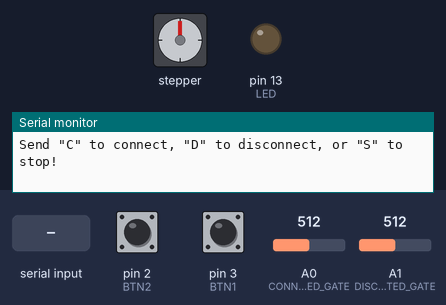
This sketch was run on a simulated Arduino Uno, built with avr-gcc and run on an emulated ATmega328P. Parts: stepper motor, output pins drawn as LEDs (lit = HIGH), the last lines printed to the serial monitor. Wiring (inferred from the names in the program): stepper motor (200 steps per turn assumed): coils pin 4, pin 5, pin 6, pin 7. The inputs (shaded band) are chosen by the test bench; at power-on: pin 2 (BTN2) HIGH, pin 3 (BTN1) HIGH, A0 (CONNECTED_GATE) = 512, A1 (DISCONNECTED_GATE) = 512. Pins used as bus, display or sensor lines are not drawn.

Above: at 1.2 s.
1.3 s: pin 2 (BTN2) pulled LOW for 0.15 s
At 1.97 s:
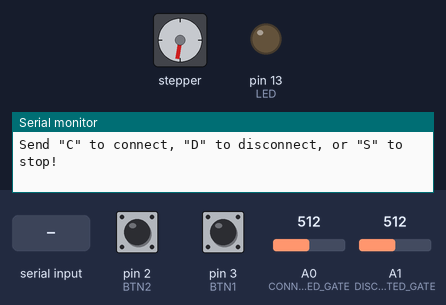
4.4 s: pin 3 (BTN1) pulled LOW for 3.2 s
At 4.83 s:
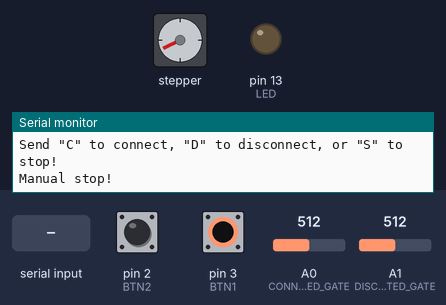
9.1 s: "C" received over Serial
At 9.27 s:
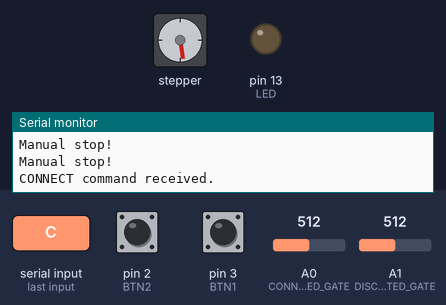
At 10.81 s:
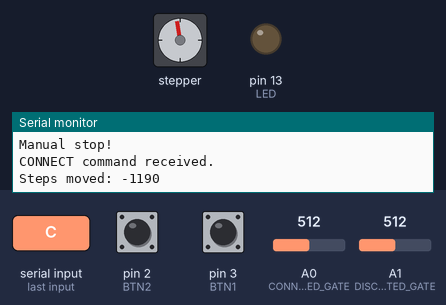
12.1 s: "D" received over Serial
15.1 s: pin 3 (BTN1) pulled LOW for 1 s
18.5 s: pin 2 (BTN2) pulled LOW for 1 s
Timing chart, 0 to 23.5 s (numbered marks = the images above; inputs shaded):
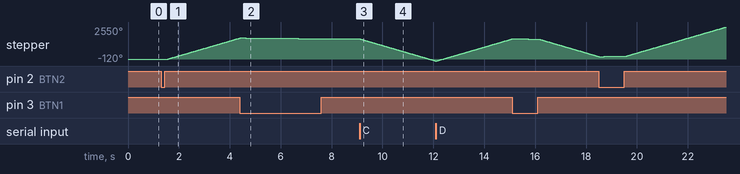

Measured:
- after the input at 1.3 s, stepper: keeps turning clockwise at about 582°/s, starting after 0.20 s
- after the input at 9.1 s, stepper: keeps turning counter-clockwise at about 582°/s, starting at once

The sketch:

AntennaDisconnector.ino
```cpp
const int LED = 13;
const int M1 = 4;
const int M2 = 5;
const int M3 = 6;
const int M4 = 7;
const int BTN1 = 3;
const int BTN2 = 2;
const int CONNECTED_GATE = A0;
const int DISCONNECTED_GATE = A1;

enum Direction {
  CONNECT,
  DISCONNECT,
  STOP
};

Direction dir = STOP;

long totalSteps = 0;
unsigned long lastStepReport = 0;

void setup() {
  pinMode(LED, OUTPUT);
  pinMode(M1, OUTPUT);
  pinMode(M2, OUTPUT);
  pinMode(M3, OUTPUT);
  pinMode(M4, OUTPUT);

  pinMode(BTN1, INPUT_PULLUP);
  pinMode(BTN2, INPUT_PULLUP);

  pinMode(CONNECTED_GATE, INPUT);
  pinMode(DISCONNECTED_GATE, INPUT);

  Serial.begin(9600);

  Serial.println("Send \"C\" to connect, \"D\" to disconnect, or \"S\" to stop!");
}

void loop() {

  // ---- Soros port parancsok ----
  if (Serial.available()) {
    char cmd = toupper(Serial.read());

    switch (cmd) {
      case 'C':
        dir = CONNECT;
        Serial.println("CONNECT command received.");
        break;

      case 'D':
        dir = DISCONNECT;
        Serial.println("DISCONNECT command received.");
        break;

      case 'S':
        dir = STOP;
        stop();
        Serial.println("STOP command received.");
        break;
    }
  }

  // ---- Gombok ----
  if (digitalRead(BTN1) == LOW) {
    if (dir != CONNECT)
      dir = CONNECT;
    else {
      dir = STOP;
      stop();
      Serial.println("Manual stop!");
    }

    delay(200); // egyszerű debounce
  }
  else if (digitalRead(BTN2) == LOW) {
    if (dir != DISCONNECT)
      dir = DISCONNECT;
    else {
      dir = STOP;
      stop();
      Serial.println("Manual stop!");
    }

    delay(200); // egyszerű debounce
  }

  bool isConnectedState = analogRead(CONNECTED_GATE) < 100;
  bool isDisconnectedState = analogRead(DISCONNECTED_GATE) < 100;

  // ---- Mozgatás ----
  if (dir == CONNECT && !isConnectedState) {
    moveSteps(10, -1);
    totalSteps += 10;
    reportSteps();
  }
  else if (dir == DISCONNECT && !isDisconnectedState) {
    moveSteps(10, 1);
    totalSteps -= 10;
    reportSteps();
  }
  else if (dir != STOP) {
    dir = STOP;
    stop();
    Serial.println("Target position reached.");
  }
}

void reportSteps() {
  // kb. másodpercenként írjuk ki
  if (millis() - lastStepReport > 5000) {
    Serial.print("Steps moved: ");
    Serial.println(totalSteps);
    lastStepReport = millis();
  }
}
```

Stepper.ino
```cpp
void doSteps(bool isForward, int steps) {
  int state = 0;
  for (int i = 0; i < steps; i++) {
    oneStep(state);
    state = getNextState(isForward, state);
    delayMicroseconds(1500);
  }

  oneStep(8);
}

int getNextState(bool isForward, int state) {
  if (isForward) {

    if (state == 8) {
      state = -1;
    }
    state++;

    if (state > 7) {
      state = 0;
    }
  } else {
    state--;
    if (state < 0) {
      state = 7;
    }
  }
  return state;
}

void oneStep(int state) {
  switch (state) {
    case 0:
      digitalWrite(M1, LOW);
      digitalWrite(M2, LOW);
      digitalWrite(M3, LOW);
      digitalWrite(M4, HIGH);
      digitalWrite(LED, HIGH);
      break;
    case 1:
      digitalWrite(M1, LOW);
      digitalWrite(M2, LOW);
      digitalWrite(M3, HIGH);
      digitalWrite(M4, HIGH);
      break;
    case 2:
      digitalWrite(M1, LOW);
      digitalWrite(M2, LOW);
      digitalWrite(M3, HIGH);
      digitalWrite(M4, LOW);

      break;
    case 3:
      digitalWrite(M1, LOW);
      digitalWrite(M2, HIGH);
      digitalWrite(M3, HIGH);
      digitalWrite(M4, LOW);
      break;
    case 4:
      digitalWrite(M1, LOW);
      digitalWrite(M2, HIGH);
      digitalWrite(M3, LOW);
      digitalWrite(M4, LOW);
      digitalWrite(LED, LOW);
      break;
    case 5:
      digitalWrite(M1, HIGH);
      digitalWrite(M2, HIGH);
      digitalWrite(M3, LOW);
      digitalWrite(M4, LOW);
      break;
    case 6:
      digitalWrite(M1, HIGH);
      digitalWrite(M2, LOW);
      digitalWrite(M3, LOW);
      digitalWrite(M4, LOW);
      break;
    case 7:
      digitalWrite(M1, HIGH);
      digitalWrite(M2, LOW);
      digitalWrite(M3, LOW);
      digitalWrite(M4, HIGH);
      break;
    default:
      digitalWrite(M1, LOW);
      digitalWrite(M2, LOW);
      digitalWrite(M3, LOW);
      digitalWrite(M4, LOW);
      digitalWrite(LED, LOW);
      break;
  }
}
```

Stepper2.ino
```cpp
// Egy lépés végrehajtása
const int steps[8][4] = {
  {1, 0, 0, 0},
  {1, 1, 0, 0},
  {0, 1, 0, 0},
  {0, 1, 1, 0},
  {0, 0, 1, 0},
  {0, 0, 1, 1},
  {0, 0, 0, 1},
  {1, 0, 0, 1}
};

int stepIndex = 0;
int stepDelay = 2;

void stepMotor(int direction) {
  stepIndex += direction;

  if (stepIndex > 7) stepIndex = 0;
  if (stepIndex < 0) stepIndex = 7;

  digitalWrite(M1, steps[stepIndex][0]);
  digitalWrite(M2, steps[stepIndex][1]);
  digitalWrite(M3, steps[stepIndex][2]);
  digitalWrite(M4, steps[stepIndex][3]);

  delayMicroseconds(1500);
}

// Több lépés végrehajtása
void moveSteps(int numberOfSteps, int direction) {
  for (int i = 0; i < numberOfSteps; i++) {
    stepMotor(direction);
  }
}

void stop() {
  digitalWrite(M1, LOW);
  digitalWrite(M2, LOW);
  digitalWrite(M3, LOW);
  digitalWrite(M4, LOW);
}
```
